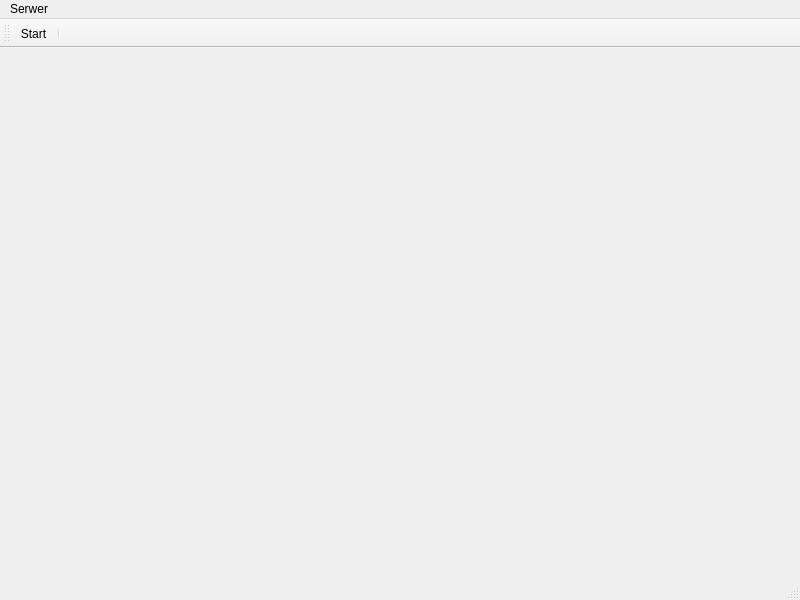
<?xml version="1.0" encoding="UTF-8"?>
<ui version="4.0">
 <class>w_MainWindow</class>
 <widget class="QMainWindow" name="w_MainWindow">
  <property name="geometry">
   <rect>
    <x>0</x>
    <y>0</y>
    <width>800</width>
    <height>600</height>
   </rect>
  </property>
  <property name="minimumSize">
   <size>
    <width>0</width>
    <height>0</height>
   </size>
  </property>
  <property name="maximumSize">
   <size>
    <width>800</width>
    <height>600</height>
   </size>
  </property>
  <property name="windowTitle">
   <string>w_MainWindow</string>
  </property>
  <widget class="QWidget" name="centralWidget"/>
  <widget class="QMenuBar" name="menuBar">
   <property name="geometry">
    <rect>
     <x>0</x>
     <y>0</y>
     <width>800</width>
     <height>21</height>
    </rect>
   </property>
   <widget class="QMenu" name="menuSerwer">
    <property name="title">
     <string>Serwer</string>
    </property>
    <addaction name="separator"/>
    <addaction name="actionServerStart"/>
    <addaction name="actionStop"/>
    <addaction name="separator"/>
    <addaction name="actionKonfiguruj"/>
    <addaction name="separator"/>
    <addaction name="actionZako_cz"/>
   </widget>
   <addaction name="menuSerwer"/>
  </widget>
  <widget class="QToolBar" name="mainToolBar">
   <attribute name="toolBarArea">
    <enum>TopToolBarArea</enum>
   </attribute>
   <attribute name="toolBarBreak">
    <bool>false</bool>
   </attribute>
   <addaction name="actionServerStart"/>
   <addaction name="separator"/>
  </widget>
  <widget class="QStatusBar" name="statusBar"/>
  <action name="actionServerStart">
   <property name="icon">
    <iconset resource="icons.qrc">
     <normaloff>:/actions/icons/start-active.png</normaloff>:/actions/icons/start-active.png</iconset>
   </property>
   <property name="text">
    <string>Start</string>
   </property>
  </action>
  <action name="actionStop">
   <property name="text">
    <string>Stop</string>
   </property>
  </action>
  <action name="actionKonfiguruj">
   <property name="text">
    <string>Konfiguruj</string>
   </property>
  </action>
  <action name="actionZako_cz">
   <property name="text">
    <string>Zakończ</string>
   </property>
  </action>
 </widget>
 <layoutdefault spacing="6" margin="11"/>
 <resources>
  <include location="icons.qrc"/>
 </resources>
 <connections/>
</ui>
